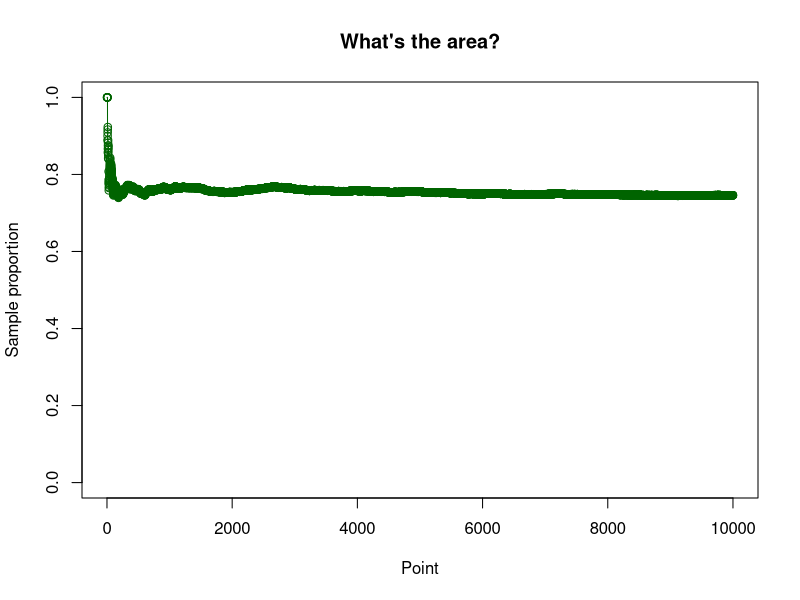

R code for this plot:
# Day 24: What's the area?

# Goal: evaluate the integral of exp(-x^2) from 0 to 1
# Determine how many points you will generate and random x and y points

n_points <- 10^4

x <- runif(n_points,min=0,max=1)
y <- runif(n_points,min=0,max=1)

# How many points are within the area?
sum(exp(-x^2)>y)

# What is the proportion?
sum(exp(-x^2)>y)/n_points


# Change to an indicator variable if you are within the area (TRUE)
within_area <- exp(-x^2)>y

# Create a data table for the running sample proportion:
sample_proportion <- data.frame(n_point=1:n_points,
                           proportion = cumsum(within_area)/1:n_points)

# Now plot the sample proportion as the number of points increase:
plot(sample_proportion$n_point, sample_proportion$proportion, type = "o", col = "darkgreen", 
     xlab = "Point", ylab = "Sample proportion", main = "What's the area?",
     ylim=c(0,1))
